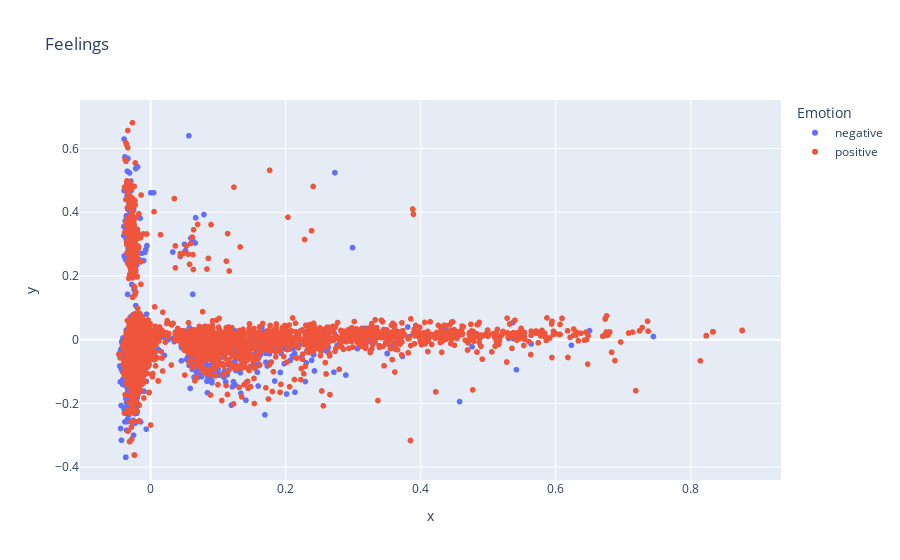

The notebook cell saved with this chart:
### Code cell
hero.scatterplot(train, col='pca_tfidf_clean_text', color='Emotion', title="Feelings")

### Figure 1 — Plotly figure (JSON) as saved in the notebook; plotly's stock layout.template omitted (floating-point values rounded to 4 significant figures; data arrays with more than 128 entries replaced by an {"elided": "..."} marker saying what was removed)
{"data": [{"hovertemplate": "Emotion=negative<br>x=%{x}<br>y=%{y}<extra></extra>", "legendgroup": "negative", "marker": {"color": "#636efa", "symbol": "circle"}, "mode": "markers", "name": "negative", "showlegend": true, "type": "scattergl", "x": {"elided": "12872 float values"}, "xaxis": "x", "y": {"elided": "12872 float values"}, "yaxis": "y"}, {"hovertemplate": "Emotion=positive<br>x=%{x}<br>y=%{y}<extra></extra>", "legendgroup": "positive", "marker": {"color": "#EF553B", "symbol": "circle"}, "mode": "markers", "name": "positive", "showlegend": true, "type": "scattergl", "x": {"elided": "12217 float values"}, "xaxis": "x", "y": {"elided": "12217 float values"}, "yaxis": "y"}], "layout": {"legend": {"title": {"text": "Emotion"}, "tracegroupgap": 0}, "title": {"text": "Feelings"}, "xaxis": {"anchor": "y", "domain": [0, 1], "title": {"text": "x"}}, "yaxis": {"anchor": "x", "domain": [0, 1], "title": {"text": "y"}}}}
